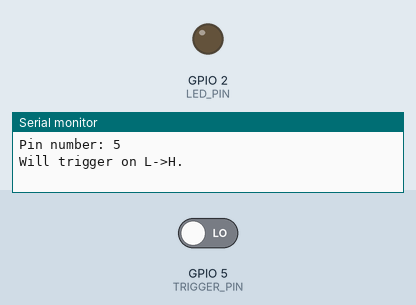
Simulated run of this sketch. Board: ESP32. Shown: output pins drawn as LEDs (lit = HIGH), the last lines printed to the serial monitor. The inputs (shaded band) are chosen by the test bench; at power-on: GPIO 5 (TRIGGER_PIN) LOW. USB keyboard and mouse output is not drawn.

Above: at 1.3 s.
1.4 s: GPIO 5 (TRIGGER_PIN) driven HIGH
At 1.8 s:
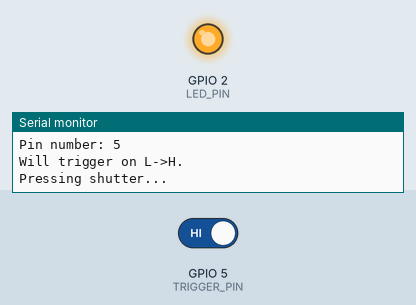
Timing chart, 0 to 4.4 s (numbered marks = the images above; inputs shaded):
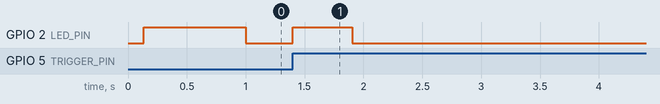

Measured:
- after the input at 1.4 s, GPIO 2 (LED_PIN): LOW → HIGH at once, → LOW 0.50 s later

The sketch:

PrusaCamESP32BT.ino
```cpp
// (licence header left out)
#include <BleKeyboard.h>

#define LED_PIN       2                   // GPIO pin for LED
#define TRIGGER_PIN   5                   // GPIO pin used to trigger
#define TRIGGER_ON_LH true                // trigger on rising edge
#define TRIGGER_ON_HL false               // trigger on falling edge
#define TRIGGER_WAIT  500                 // wait after trigger (ms)
#define INITIAL_DELAY 1000                // ignore pin changes for n miliseconds after start
#define SHUTTER_KEY   KEY_MEDIA_VOLUME_UP // KEY_MEDIA_VOLUME_UP for Android, KEY_RETURN for Windows Phone

BleKeyboard bleKeyboard("PrusaCam ESP32 BT", "Altairis");
bool lastTriggerState;
bool delay_passed = false;

void setup() {
  // Show header
  Serial.begin(9600);
  Serial.println();
  Serial.println();
  Serial.println("PrusaCam ESP32 BT version 1.1.0");
  Serial.println("Copyright (c) Michal A. Valasek - Altairis, 2021");
  Serial.println("www.rider.cz | www.altair.blog | github.com/ridercz/PrusaCam");
  Serial.println();

  // Display configuration
  Serial.print("Pin number: ");
  Serial.println(TRIGGER_PIN);
  if (TRIGGER_ON_LH) Serial.println("Will trigger on L->H.");
  if (TRIGGER_ON_HL) Serial.println("Will trigger on H->L.");
  if (!(TRIGGER_ON_LH || TRIGGER_ON_HL)) Serial.println("Both TRIGGER_ON_LH and TRIGGER_ON_HL are disabled. The device will do nothing.");
  Serial.println();

  // Start BLE keyboard
  bleKeyboard.begin();

  // Configure trigger pin
  pinMode(TRIGGER_PIN, INPUT);
  lastTriggerState = digitalRead(TRIGGER_PIN);

  // Turn on LED
  pinMode(LED_PIN, OUTPUT);
  digitalWrite(LED_PIN, HIGH);
}

void loop() {
  // Check if initial delay had already passed
  if(!delay_passed && millis() > INITIAL_DELAY) {
    delay_passed = true;
    digitalWrite(LED_PIN, LOW);
  }
  if(!delay_passed) return;

  // Check if we have state change
  bool currentTriggerState = digitalRead(TRIGGER_PIN);
  if (lastTriggerState == currentTriggerState) return;

  // Press shutter on rising/falling edge
  if (currentTriggerState && TRIGGER_ON_LH) pressShutter();
  if (!currentTriggerState && TRIGGER_ON_HL) pressShutter();

  // Remember the state
  lastTriggerState = currentTriggerState;
}

void pressShutter() {
  // Turn on LED
  digitalWrite(LED_PIN, HIGH);

  // Pres shutter
  if (bleKeyboard.isConnected()) {
    Serial.println("Pressing shutter...");
    bleKeyboard.write(SHUTTER_KEY);
  } else {
    Serial.println("Would press shutter but keyboard is not connected.");
  }

  // Wait for a while and then turn off LED
  delay(TRIGGER_WAIT);
  digitalWrite(LED_PIN, LOW);
}
```
